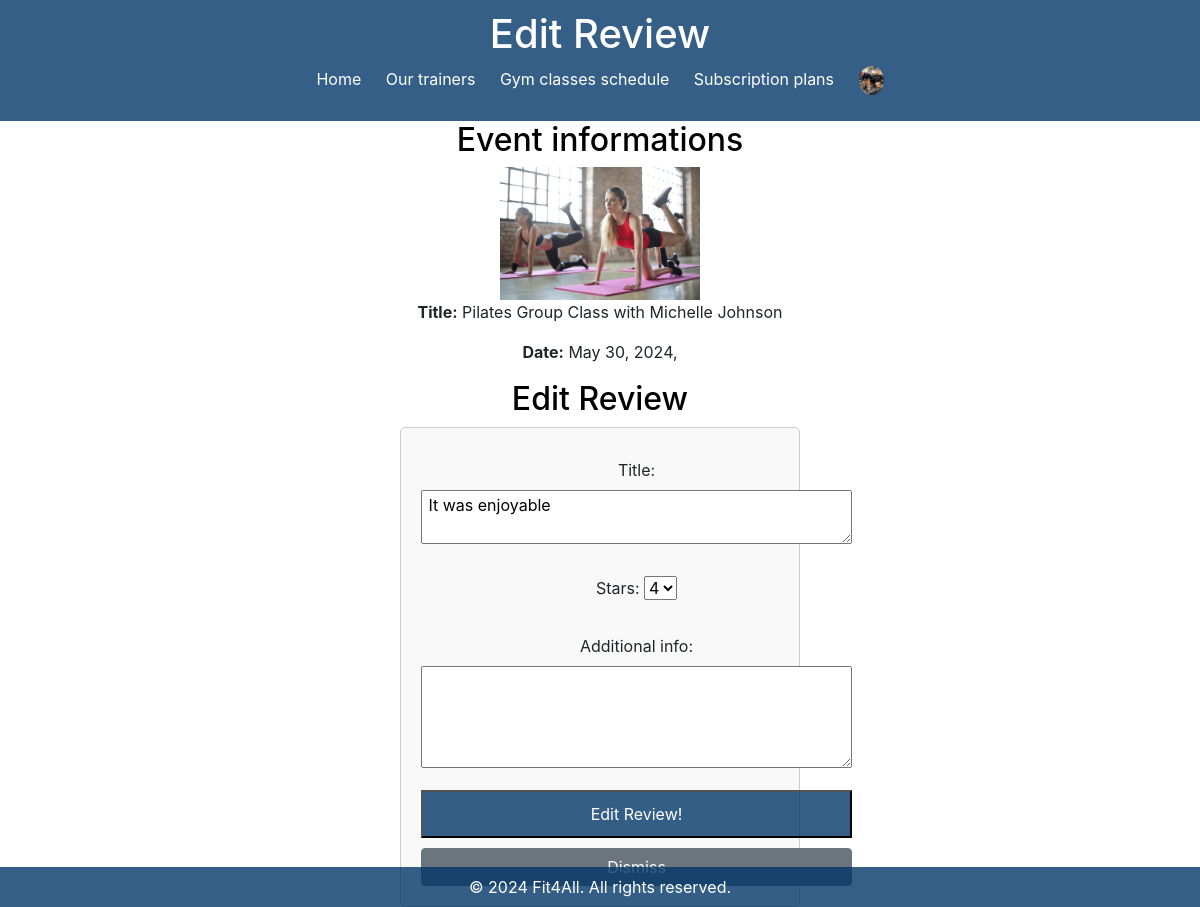
Before: /palestra/edit-review/?event_type=group_training&event_id=5 (signed in) with the older database file.
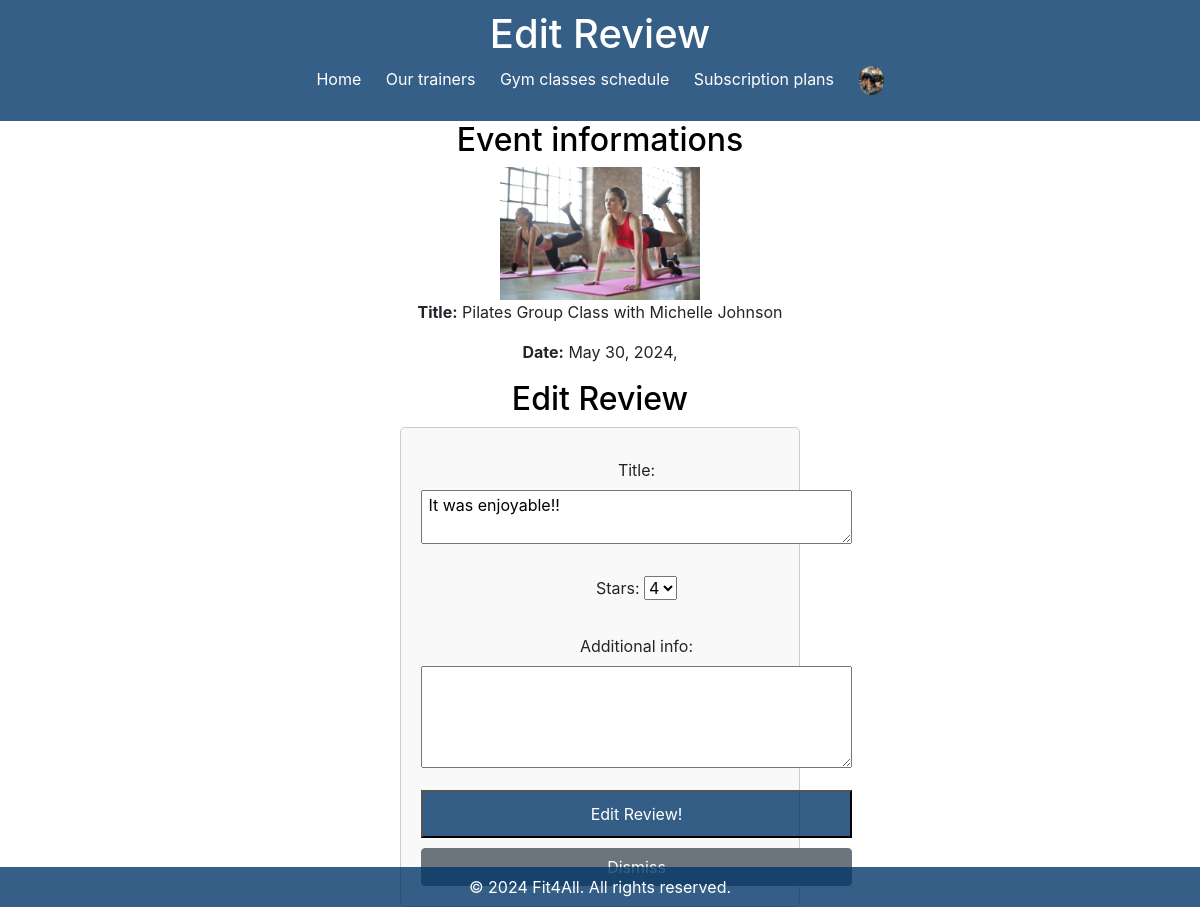
After: the same page with the newer database file.
### palestra/models.py (models this page shows)
class TrainingReview(models.Model):
    user = models.ForeignKey(User, on_delete=models.CASCADE)
    stars = models.PositiveSmallIntegerField(choices=[(i,i) for i in range(6)])
    title = models.TextField(max_length=100)
    date = models.DateField(default=now)
    additional_info = models.TextField(blank=True, max_length=500)
    class Meta:
        abstract = True

class GroupTrainingReview(TrainingReview):
    event = models.ForeignKey(CompletedGroupTrainingReservation, on_delete=models.CASCADE)

### palestra/views.py (the view, shortened to what this page needs)
# urls.py: path('edit-review/', views.EditReview.as_view(), name='edit-review'),
class EditReview(View):
    def get(self, request):
        context = get_LeaveReview_context(request=request, edit=True)
        event = context.get('event', None)
        if not request.user.is_authenticated:
            messages.error(request, 'You must login first')
            return redirect(reverse('login'))
        if not event:
            messages.error(request, 'invalid event')
            return redirect(reverse('palestra:dashboard'))
        if request.user.is_manager or request.user.is_instructor:
            messages.error(request, 'You are a staff member')
            return redirect(reverse('palestra:dashboard'))
        return render(request=request, template_name="edit-review.html", context=context)

### palestra/views.py (called while the page is built, shortened)
def get_reviews(user):
    reviews = []
    if user.is_authenticated:
        pt_reviews = models.PersonalTrainingReview.objects.all()
        gc_reviews = models.GroupTrainingReview.objects.all()
        if user.is_manager:
            reviews.extend(pt_reviews)
            reviews.extend(gc_reviews)
        else:
            reviews.extend(pt_reviews.filter(user=user))
            reviews.extend(gc_reviews.filter(user=user))
        for review in reviews:
            if isinstance(review, models.GroupTrainingReview):
                review.event_type = "group_training"
            else:
                review.training_type = models.FitnessGoal.objects.get(id=review.event.training_type).name
                review.event_type = "personal_training"
    return reviews

### utils/functions.py (called while the page is built)
def get_event_date(event):
    week_day = global_variables.day_mapping[event.day]
    date = global_variables.today.date() - timedelta(days=global_variables.today.weekday()) + timedelta(days=week_day)
    date = datetime.combine(date, datetime.min.time())
    date = date.replace(hour=event.start_hour)
    return date

### templates/palestra/edit-review.html (shortened to what this page needs)
{% extends "base.html" %}
{% load custom_filters %}
{% block header %} Edit Review {% endblock %}
{% block content %}
<div style="margin:auto;">
    <h2> Event informations </h2>
    {% if event.group_class %}
    <div>
        {% if event.group_class.image %} <img  src="{{ event.group_class.image.url }}" alt="Profile Picture" style="max-width: 200px;">{% endif %}
        <div>
            <p><strong>Title:</strong> {{event.group_class.title}}  Group Class with {{ event.group_class.trainer.first_name}} {{ event.group_class.trainer.last_name}}</p>
            <p><strong>Date:</strong> {{ event.completed_date|date:"F j, Y" }}, {{ event.completed_date|time:"g:i A" }}</p>
            </div>
    </div>
    {% endif %}
    <h2> Edit Review </h2>
    <form method="post" style="margin:auto; width:400px">
        <p>
            <label for="id_title">Title:</label>
            <textarea name="title" cols="40" rows="2" id="id_title" required> {{ review.title }}</textarea>
        </p>
        <p>
            <label for="id_stars">Stars:</label>
            <select name="stars" id="id_stars" required >
                <option value="4" {% if review.stars == 4 %}selected {% endif %}>4</option>
        </select>
        </p>
        <p>
            <label for="id_additional_info">Additional info:</label>
            <textarea name="additional_info" cols="40" rows="4" id="id_additional_info"> {{ review.additional_info }}</textarea>
        </p>
        <button type="submit"> Edit Review! </button>
        <button type="button" style="margin-top:10px;" class="btn btn-secondary" onclick="window.location.href='{% url 'palestra:dashboard' %}'">Dismiss</button>
    </form>
</div>
{% endblock content %}

Changed rows visible on the page:
changed GroupTrainingReview: title "It was enjoyable" → "It was enjoyable!!"
